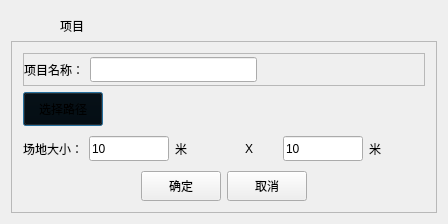
<?xml version="1.0" encoding="UTF-8"?>
<ui version="4.0">
 <class>SpaceParamClass</class>
 <widget class="QDialog" name="SpaceParamClass">
  <property name="geometry">
   <rect>
    <x>0</x>
    <y>0</y>
    <width>448</width>
    <height>224</height>
   </rect>
  </property>
  <property name="windowTitle">
   <string>场地</string>
  </property>
  <property name="styleSheet">
   <string notr="true"/>
  </property>
  <layout class="QGridLayout" name="gridLayout">
   <property name="spacing">
    <number>0</number>
   </property>
   <item row="1" column="0">
    <widget class="QFrame" name="frameMain">
     <property name="frameShape">
      <enum>QFrame::StyledPanel</enum>
     </property>
     <property name="frameShadow">
      <enum>QFrame::Raised</enum>
     </property>
     <layout class="QGridLayout" name="gridLayout_2">
      <item row="0" column="0">
       <widget class="QFrame" name="frameName">
        <property name="frameShape">
         <enum>QFrame::StyledPanel</enum>
        </property>
        <property name="frameShadow">
         <enum>QFrame::Raised</enum>
        </property>
        <layout class="QHBoxLayout" name="horizontalLayout_2">
         <property name="leftMargin">
          <number>0</number>
         </property>
         <property name="topMargin">
          <number>0</number>
         </property>
         <property name="rightMargin">
          <number>0</number>
         </property>
         <property name="bottomMargin">
          <number>0</number>
         </property>
         <item>
          <widget class="QLabel" name="label_6">
           <property name="text">
            <string>项目名称：</string>
           </property>
          </widget>
         </item>
         <item>
          <widget class="QLineEdit" name="lineEditName">
           <property name="minimumSize">
            <size>
             <width>0</width>
             <height>25</height>
            </size>
           </property>
          </widget>
         </item>
         <item>
          <spacer name="horizontalSpacer_4">
           <property name="orientation">
            <enum>Qt::Horizontal</enum>
           </property>
           <property name="sizeHint" stdset="0">
            <size>
             <width>40</width>
             <height>20</height>
            </size>
           </property>
          </spacer>
         </item>
        </layout>
       </widget>
      </item>
      <item row="1" column="0">
       <widget class="QWidget" name="widgetProject" native="true">
        <property name="styleSheet">
         <string notr="true">background:transparent;</string>
        </property>
        <layout class="QHBoxLayout" name="horizontalLayout_6">
         <property name="leftMargin">
          <number>0</number>
         </property>
         <property name="topMargin">
          <number>0</number>
         </property>
         <property name="rightMargin">
          <number>0</number>
         </property>
         <property name="bottomMargin">
          <number>0</number>
         </property>
         <item>
          <widget class="QPushButton" name="btnPath">
           <property name="sizePolicy">
            <sizepolicy hsizetype="Preferred" vsizetype="Preferred">
             <horstretch>0</horstretch>
             <verstretch>0</verstretch>
            </sizepolicy>
           </property>
           <property name="text">
            <string>选择路径</string>
           </property>
          </widget>
         </item>
         <item>
          <widget class="QLabel" name="labelPath">
           <property name="text">
            <string/>
           </property>
          </widget>
         </item>
         <item>
          <spacer name="horizontalSpacer_3">
           <property name="orientation">
            <enum>Qt::Horizontal</enum>
           </property>
           <property name="sizeHint" stdset="0">
            <size>
             <width>40</width>
             <height>20</height>
            </size>
           </property>
          </spacer>
         </item>
        </layout>
       </widget>
      </item>
      <item row="3" column="0">
       <layout class="QHBoxLayout" name="horizontalLayout_4">
        <item>
         <spacer name="horizontalSpacer">
          <property name="orientation">
           <enum>Qt::Horizontal</enum>
          </property>
          <property name="sizeHint" stdset="0">
           <size>
            <width>40</width>
            <height>20</height>
           </size>
          </property>
         </spacer>
        </item>
        <item>
         <widget class="QPushButton" name="btnOK">
          <property name="sizePolicy">
           <sizepolicy hsizetype="Preferred" vsizetype="Preferred">
            <horstretch>0</horstretch>
            <verstretch>0</verstretch>
           </sizepolicy>
          </property>
          <property name="minimumSize">
           <size>
            <width>80</width>
            <height>0</height>
           </size>
          </property>
          <property name="maximumSize">
           <size>
            <width>16777215</width>
            <height>30</height>
           </size>
          </property>
          <property name="text">
           <string>确定</string>
          </property>
         </widget>
        </item>
        <item>
         <widget class="QPushButton" name="btnCancel">
          <property name="sizePolicy">
           <sizepolicy hsizetype="Preferred" vsizetype="Preferred">
            <horstretch>0</horstretch>
            <verstretch>0</verstretch>
           </sizepolicy>
          </property>
          <property name="minimumSize">
           <size>
            <width>80</width>
            <height>30</height>
           </size>
          </property>
          <property name="maximumSize">
           <size>
            <width>16777215</width>
            <height>30</height>
           </size>
          </property>
          <property name="text">
           <string>取消</string>
          </property>
         </widget>
        </item>
        <item>
         <spacer name="horizontalSpacer_2">
          <property name="orientation">
           <enum>Qt::Horizontal</enum>
          </property>
          <property name="sizeHint" stdset="0">
           <size>
            <width>40</width>
            <height>20</height>
           </size>
          </property>
         </spacer>
        </item>
       </layout>
      </item>
      <item row="2" column="0">
       <widget class="QFrame" name="frameSpace">
        <layout class="QHBoxLayout" name="horizontalLayout">
         <property name="leftMargin">
          <number>0</number>
         </property>
         <property name="topMargin">
          <number>0</number>
         </property>
         <property name="rightMargin">
          <number>0</number>
         </property>
         <property name="bottomMargin">
          <number>0</number>
         </property>
         <item>
          <widget class="QLabel" name="label">
           <property name="text">
            <string>场地大小：</string>
           </property>
          </widget>
         </item>
         <item>
          <widget class="QLineEdit" name="lineEditX">
           <property name="minimumSize">
            <size>
             <width>0</width>
             <height>25</height>
            </size>
           </property>
           <property name="maximumSize">
            <size>
             <width>80</width>
             <height>16777215</height>
            </size>
           </property>
           <property name="text">
            <string>10</string>
           </property>
          </widget>
         </item>
         <item>
          <widget class="QLabel" name="label_3">
           <property name="minimumSize">
            <size>
             <width>20</width>
             <height>0</height>
            </size>
           </property>
           <property name="maximumSize">
            <size>
             <width>40</width>
             <height>16777215</height>
            </size>
           </property>
           <property name="text">
            <string>米</string>
           </property>
          </widget>
         </item>
         <item>
          <widget class="QLabel" name="label_2">
           <property name="minimumSize">
            <size>
             <width>20</width>
             <height>0</height>
            </size>
           </property>
           <property name="text">
            <string>X</string>
           </property>
           <property name="alignment">
            <set>Qt::AlignCenter</set>
           </property>
          </widget>
         </item>
         <item>
          <widget class="QLineEdit" name="lineEditY">
           <property name="minimumSize">
            <size>
             <width>0</width>
             <height>25</height>
            </size>
           </property>
           <property name="maximumSize">
            <size>
             <width>80</width>
             <height>16777215</height>
            </size>
           </property>
           <property name="text">
            <string>10</string>
           </property>
          </widget>
         </item>
         <item>
          <widget class="QLabel" name="label_4">
           <property name="minimumSize">
            <size>
             <width>40</width>
             <height>0</height>
            </size>
           </property>
           <property name="text">
            <string>米</string>
           </property>
          </widget>
         </item>
        </layout>
       </widget>
      </item>
     </layout>
    </widget>
   </item>
   <item row="0" column="0">
    <widget class="QWidget" name="dialogWidgetTitle" native="true">
     <property name="maximumSize">
      <size>
       <width>16777215</width>
       <height>30</height>
      </size>
     </property>
     <layout class="QHBoxLayout" name="horizontalLayout_5">
      <property name="topMargin">
       <number>2</number>
      </property>
      <property name="rightMargin">
       <number>2</number>
      </property>
      <property name="bottomMargin">
       <number>2</number>
      </property>
      <item>
       <widget class="QLabel" name="labelIcon">
        <property name="maximumSize">
         <size>
          <width>32</width>
          <height>32</height>
         </size>
        </property>
        <property name="text">
         <string/>
        </property>
        <property name="pixmap">
         <pixmap resource="uavmanage.qrc">:/res/images/newproject.png</pixmap>
        </property>
        <property name="scaledContents">
         <bool>true</bool>
        </property>
       </widget>
      </item>
      <item>
       <widget class="QLabel" name="dialogLabelTitle">
        <property name="text">
         <string>项目</string>
        </property>
       </widget>
      </item>
     </layout>
    </widget>
   </item>
  </layout>
 </widget>
 <layoutdefault spacing="6" margin="11"/>
 <resources>
  <include location="uavmanage.qrc"/>
 </resources>
 <connections/>
</ui>
